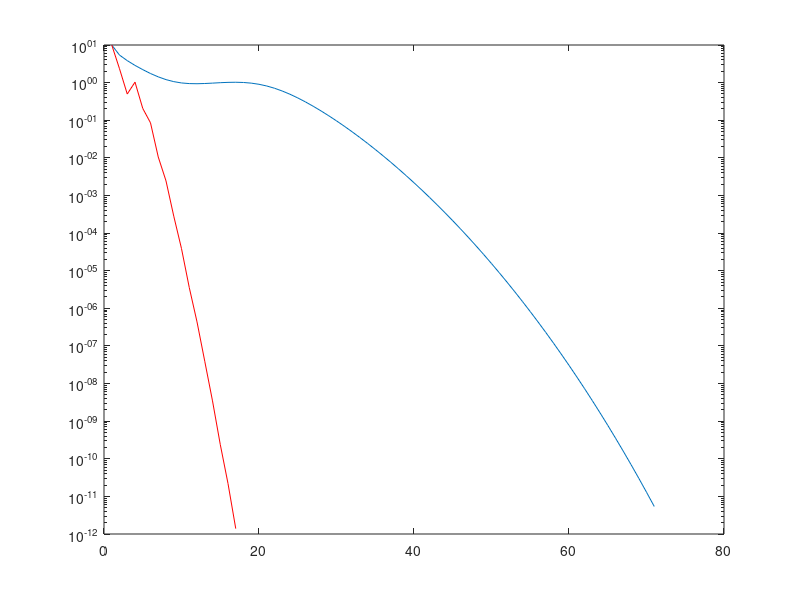

Source code (MATLAB): (Note: this script raises an error after producing the figure.)
n=100;
tol=1e-12;
A=diag([1:n])+diag(ones(n-1,1),1)+diag(ones(n-1,1),-1);
A=A+diag(ones(n/2,1),n/2)+diag(ones(n/2,1),-n/2);

b=ones(n,1);
[x,flag,relres,iter,resvec]=pcg(A,b,tol,100);
semilogy(resvec); hold on
pause

[x,flag,relres,iter,resvec]=pcg(A,b,tol,100,diag(diag(A)));
semilogy(resvec,'r');
pause

A=sparse(A);
R=cholinc(A,'0');
[x,flag,relres,iter,resvec]=pcg(A,b,tol,100,R',R);
semilogy(resvec,'g');


A=full(A);

R=full(R);

[cond(A) cond(inv(diag(diag(A)))*A) cond(inv(R'*R)*A)]